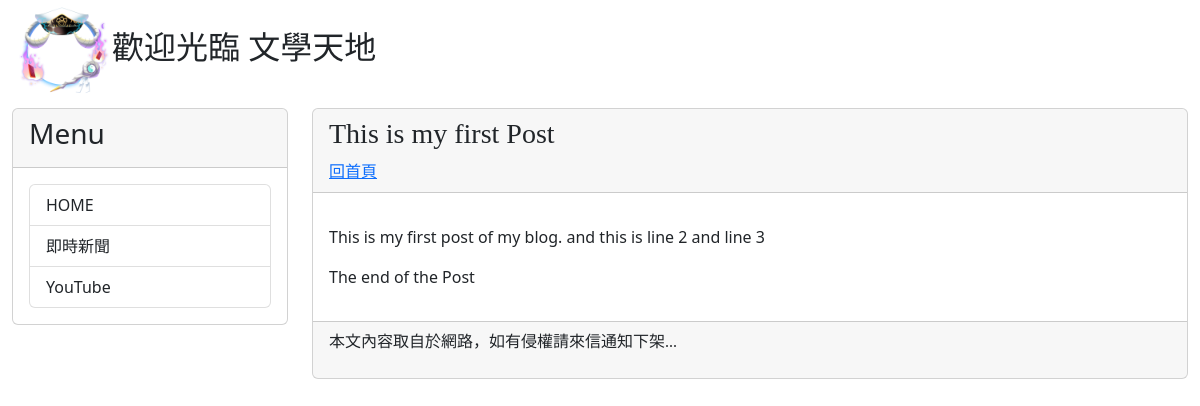
Page /post/first-post/ on the committed database.
### mysite/models.py (models this page shows, shortened)
class Post(models.Model):
    title = models.CharField(max_length=200)
    slug = models.CharField(max_length=200)
    body = models.TextField()
    pub_date = models.DateTimeField(auto_now_add=True)
    class Meta:
        ordering = ('-pub_date',)

### mysite/views.py (the view)
# urls.py: path('post/<slug:slug>/', showpost),
def showpost(request, slug):
    try:
        post = Post.objects.get(slug = slug)
        if post != None:
            return render(request, 'post.html', locals())
    except:
        return redirect('/')

### mysite/templatetags/markdown_extras.py (called while the page is built)
@register.filter
def convert_markdown(text):
    return markdown.markdown(text)

### templates/post.html (shortened to what this page needs)
{% extends 'base.html' %}
{% load markdown_extras %}
{% block headmessage %}
    <h3 style="font-family: 微軟正黑體;">{{post.title}}</h3>
    <a style="font-family: 微軟正黑體;" href="/">回首頁</a>
{% endblock %}
{% block content %}
    <p style="font-family: 微軟正黑體; font-size: 12pt; letter-spacing: 2pt;">
        {{ post.body | convert_markdown | safe }}
    </p>
{% endblock %}

### rows in the picture
Post: title "This is my first Post", body|convert_markdown "This is my first post of my blog. and this is line 2 and line 3 The end of the Post"
